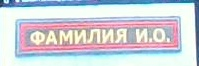
#> input picture res.jpg, 199 x 66 px
$ python test2.py
#> lines starting #> are read from the running program, lines starting #| are printed output that depends on the picture; long printed decimals are rounded
import cv2
import numpy as np

# Загрузка изображения
image = cv2.imread('res.jpg')
#> image is the input picture: shape (66, 199, 3); mean B, G, R 218.1, 209.7, 206.1

# Преобразование изображения в оттенки серого
gray = cv2.cvtColor(image, cv2.COLOR_BGR2GRAY)
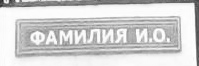
#> gray: shape (66, 199); min 36, max 255, mean 209.6
# Обнаружение границ с помощью оператора Кэнни
edges = cv2.Canny(gray, 50, 150)
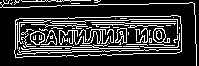
#> edges: shape (66, 199); 20.9% white in thin lines or dots
cv2.imwrite('edges.jpg', edges)

# Применение Хафовского преобразования для обнаружения прямых линий
lines = cv2.HoughLines(edges, 3, np.pi/180, threshold=100)
#> lines = 132 rows, first 8: [51, 1.54], [21, 1.59], [45, 1.59], [54, 1.5], [48, 1.57], [24, 1.54], [27, 1.52], [18, 1.61]

# Фильтрация и выбор параллельных линий
parallel_lines = []
average_angle = 0
count = 0
for line1 in lines:
    rho1, theta1 = line1[0]
    angle1 = theta1 * 180 / np.pi
    for line2 in lines:
        rho2, theta2 = line2[0]
        angle2 = theta2 * 180 / np.pi
        if abs(angle1 - angle2) < 5:  # Фильтрация по углу (параллельные линии с малым отклонением)
            parallel_lines.append((rho1, theta1))
            parallel_lines.append((rho2, theta2))
            average_angle += angle1
            count += 1
#> this loop made 132 passes
#> (rho1, theta1, angle1) on passes 1 to 12: (51, 1.54, 88), (21, 1.59, 91), (45, 1.59, 91), (54, 1.5, 86), (48, 1.57, 90), (24, 1.54, 88), (27, 1.52, 87), (18, 1.61, 92), (51, 1.38, 79), (54, 1.36, 78), (42, 1.45, 83), (33, 1.66, 95)
#> after the loop, average_angle = 276115; count = 2920; parallel_lines = 5840 pairs, first value -48 to 90, second value 1.03 to 2.13

# Нахождение усредненного угла параллельных линий
if count > 0:
    average_angle /= count
#> average_angle = 94.56
    average_angle = -( 90 - average_angle)
#> average_angle = 4.56
    print("Усредненный угол параллельных линий: ", average_angle)
#| Усредненный угол параллельных линий:  4.560

    # [15 lines of commented-out code are left out]
    center = (image.shape[1] // 2, image.shape[0] // 2)
#> center = (99, 33)
    rotation_matrix = cv2.getRotationMatrix2D(center, average_angle, 1.0)
#> rotation_matrix = [[0.997, 0.0795, -2.31], [-0.0795, 0.997, 7.98]]
    rotated_image = cv2.warpAffine(image, rotation_matrix, (image.shape[1], image.shape[0]))
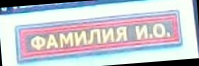
#> rotated_image: shape (66, 199, 3); mean B, G, R 204.4, 196.8, 195.5

    # Вывод изображения с обнаруженными параллельными линиями и поворотом
    cv2.imwrite('result_haaf.jpg', rotated_image)
    cv2.imshow("Detected Lines", rotated_image)
    cv2.waitKey(0)
    cv2.destroyAllWindows()
else:
    print("Не найдено параллельных линий.")
